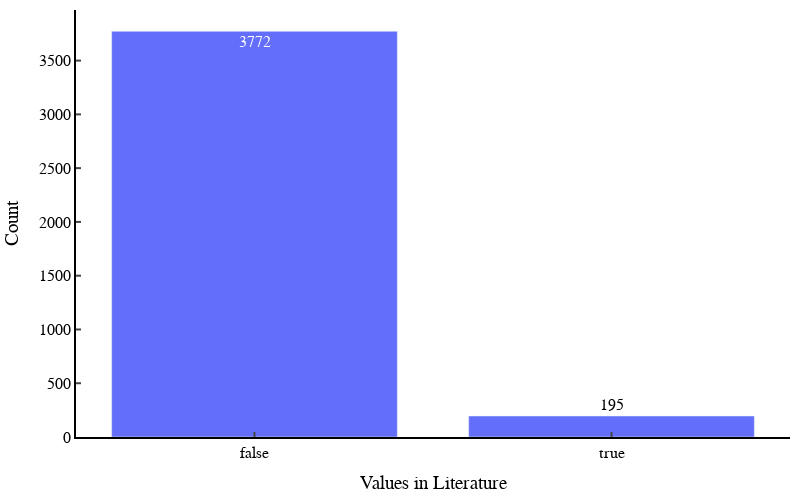

The notebook cell saved with this chart:
### Markdown cell above
Since these are perovskite materials, we would expect the largest range change to be within the distance on the c plane

### Code cell
# Create a bar plot
data = [go.Bar(x=dft_df["In literature"].value_counts().index,
               y=dft_df["In literature"].value_counts().values,
               text=dft_df["In literature"].value_counts().values,
               textposition='auto')]

# Create the layout
layout = go.Layout(xaxis=dict(title="Values in Literature", showline=True, linewidth=2, linecolor='black',
                              ticks='inside', tickwidth=2, ticklen=5),
                   yaxis=dict(title="Count", showline=True, linewidth=2, linecolor='black',
                              ticks='inside', tickwidth=2, ticklen=5), 
                   width=800,
                   height=500,
                   plot_bgcolor='white',
                   paper_bgcolor='white', 
                   font=dict(family='Helvetica', size=16, color='black'),
                   margin=dict(l=10, r=10, b=10, t=10))

# Create the figure
fig = go.Figure(data=data, layout=layout)

# Show the figure
fig.show()

### Figure 1 — Plotly figure (JSON) as saved in the notebook; plotly's stock layout.template omitted (floating-point values rounded to 4 significant figures)
{"data": [{"text": [3772, 195], "textposition": "auto", "type": "bar", "x": [false, true], "y": [3772, 195]}], "layout": {"font": {"color": "black", "family": "Helvetica", "size": 16}, "height": 500, "margin": {"b": 10, "l": 10, "r": 10, "t": 10}, "paper_bgcolor": "white", "plot_bgcolor": "white", "width": 800, "xaxis": {"linecolor": "black", "linewidth": 2, "showline": true, "ticklen": 5, "ticks": "inside", "tickwidth": 2, "title": {"text": "Values in Literature"}}, "yaxis": {"linecolor": "black", "linewidth": 2, "showline": true, "ticklen": 5, "ticks": "inside", "tickwidth": 2, "title": {"text": "Count"}}}}
